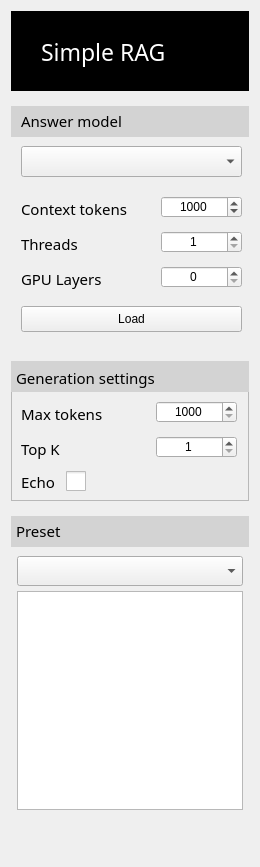
       <widget class="QFrame" name="LeftFrame">
        <property name="minimumSize">
         <size>
          <width>260</width>
          <height>0</height>
         </size>
        </property>
        <property name="maximumSize">
         <size>
          <width>260</width>
          <height>16777215</height>
         </size>
        </property>
        <property name="frameShape">
         <enum>QFrame::NoFrame</enum>
        </property>
        <layout class="QGridLayout" name="gridLayout_2">
         <item row="0" column="0">
          <layout class="QVBoxLayout" name="LeftFrameVerticalLayout">
           <property name="spacing">
            <number>15</number>
           </property>
           <item>
            <widget class="QFrame" name="LogoFrame">
             <property name="minimumSize">
              <size>
               <width>0</width>
               <height>80</height>
              </size>
             </property>
             <property name="maximumSize">
              <size>
               <width>16777215</width>
               <height>80</height>
              </size>
             </property>
             <property name="styleSheet">
              <string notr="true">QFrame {
	background-color : black;
	color : white;
}</string>
             </property>
             <property name="frameShape">
              <enum>QFrame::NoFrame</enum>
             </property>
             <widget class="QLabel" name="label_19">
              <property name="geometry">
               <rect>
                <x>30</x>
                <y>20</y>
                <width>181</width>
                <height>41</height>
               </rect>
              </property>
              <property name="font">
               <font>
                <family>Segoe UI Semibold</family>
                <pointsize>17</pointsize>
                <weight>50</weight>
                <italic>false</italic>
                <bold>false</bold>
               </font>
              </property>
              <property name="styleSheet">
               <string notr="true">font: regular &quot;Segoe UI Semibold&quot;;
    font-size: 17pt;</string>
              </property>
              <property name="text">
               <string>Simple RAG</string>
              </property>
             </widget>
            </widget>
           </item>
           <item>
            <widget class="QFrame" name="AnswerModelFrame">
             <property name="minimumSize">
              <size>
               <width>0</width>
               <height>240</height>
              </size>
             </property>
             <property name="maximumSize">
              <size>
               <width>16777215</width>
               <height>330</height>
              </size>
             </property>
             <property name="frameShape">
              <enum>QFrame::NoFrame</enum>
             </property>
             <widget class="QSpinBox" name="AnswerModelContextTokensSpinBox">
              <property name="geometry">
               <rect>
                <x>150</x>
                <y>90</y>
                <width>81</width>
                <height>22</height>
               </rect>
              </property>
              <property name="layoutDirection">
               <enum>Qt::LeftToRight</enum>
              </property>
              <property name="alignment">
               <set>Qt::AlignCenter</set>
              </property>
              <property name="minimum">
               <number>500</number>
              </property>
              <property name="maximum">
               <number>9000</number>
              </property>
              <property name="singleStep">
               <number>500</number>
              </property>
              <property name="value">
               <number>1000</number>
              </property>
             </widget>
             <widget class="QLabel" name="label_2">
              <property name="geometry">
               <rect>
                <x>10</x>
                <y>90</y>
                <width>111</width>
                <height>26</height>
               </rect>
              </property>
              <property name="font">
               <font>
                <family>Segoe UI Semibold</family>
                <pointsize>11</pointsize>
                <weight>50</weight>
                <italic>false</italic>
                <bold>false</bold>
               </font>
              </property>
              <property name="text">
               <string>Context tokens</string>
              </property>
             </widget>
             <widget class="QLabel" name="label_3">
              <property name="geometry">
               <rect>
                <x>10</x>
                <y>125</y>
                <width>111</width>
                <height>26</height>
               </rect>
              </property>
              <property name="font">
               <font>
                <family>Segoe UI Semibold</family>
                <pointsize>11</pointsize>
                <weight>50</weight>
                <italic>false</italic>
                <bold>false</bold>
               </font>
              </property>
              <property name="text">
               <string>Threads</string>
              </property>
             </widget>
             <widget class="QSpinBox" name="AnswerModelThreadsSpinBox">
              <property name="geometry">
               <rect>
                <x>150</x>
                <y>125</y>
                <width>81</width>
                <height>22</height>
               </rect>
              </property>
              <property name="alignment">
               <set>Qt::AlignCenter</set>
              </property>
              <property name="minimum">
               <number>1</number>
              </property>
              <property name="maximum">
               <number>128</number>
              </property>
             </widget>
             <widget class="QLabel" name="label_4">
              <property name="geometry">
               <rect>
                <x>10</x>
                <y>160</y>
                <width>111</width>
                <height>26</height>
               </rect>
              </property>
              <property name="font">
               <font>
                <family>Segoe UI Semibold</family>
                <pointsize>11</pointsize>
                <weight>50</weight>
                <italic>false</italic>
                <bold>false</bold>
               </font>
              </property>
              <property name="text">
               <string>GPU Layers</string>
              </property>
             </widget>
             <widget class="QSpinBox" name="AnswerModelGPULayersSpinBox">
              <property name="geometry">
               <rect>
                <x>150</x>
                <y>160</y>
                <width>81</width>
                <height>22</height>
               </rect>
              </property>
              <property name="alignment">
               <set>Qt::AlignCenter</set>
              </property>
              <property name="maximum">
               <number>100</number>
              </property>
             </widget>
             <widget class="QComboBox" name="AnswerModelComboBox">
              <property name="geometry">
               <rect>
                <x>10</x>
                <y>40</y>
                <width>221</width>
                <height>31</height>
               </rect>
              </property>
             </widget>
             <widget class="QPushButton" name="AnswerModelLoadPushButton">
              <property name="geometry">
               <rect>
                <x>10</x>
                <y>200</y>
                <width>221</width>
                <height>26</height>
               </rect>
              </property>
              <property name="text">
               <string>Load</string>
              </property>
             </widget>
             <widget class="QFrame" name="AnswerModelTitle">
              <property name="geometry">
               <rect>
                <x>0</x>
                <y>0</y>
                <width>241</width>
                <height>31</height>
               </rect>
              </property>
              <property name="minimumSize">
               <size>
                <width>0</width>
                <height>31</height>
               </size>
              </property>
              <property name="maximumSize">
               <size>
                <width>16777215</width>
                <height>31</height>
               </size>
              </property>
              <property name="styleSheet">
               <string notr="true">QFrame {
	border-radius : 0px;
	background-color : lightgray;
	color : black;
}</string>
              </property>
              <property name="frameShape">
               <enum>QFrame::NoFrame</enum>
              </property>
              <widget class="QLabel" name="label">
               <property name="geometry">
                <rect>
                 <x>10</x>
                 <y>-3</y>
                 <width>141</width>
                 <height>36</height>
                </rect>
               </property>
               <property name="font">
                <font>
                 <family>Segoe UI Semibold</family>
                 <pointsize>11</pointsize>
                 <weight>50</weight>
                 <italic>false</italic>
                 <bold>false</bold>
                </font>
               </property>
               <property name="text">
                <string>Answer model</string>
               </property>
              </widget>
             </widget>
            </widget>
           </item>
           <item>
            <widget class="QFrame" name="GenerationSettingsFrame">
             <property name="minimumSize">
              <size>
               <width>0</width>
               <height>140</height>
              </size>
             </property>
             <property name="frameShape">
              <enum>QFrame::StyledPanel</enum>
             </property>
             <property name="frameShadow">
              <enum>QFrame::Raised</enum>
             </property>
             <widget class="QFrame" name="GenerationSettingsTitle">
              <property name="geometry">
               <rect>
                <x>0</x>
                <y>0</y>
                <width>241</width>
                <height>31</height>
               </rect>
              </property>
              <property name="minimumSize">
               <size>
                <width>0</width>
                <height>31</height>
               </size>
              </property>
              <property name="maximumSize">
               <size>
                <width>16777215</width>
                <height>31</height>
               </size>
              </property>
              <property name="styleSheet">
               <string notr="true">QFrame {
	border-radius : 0px;
	background-color : lightgray;
	color : black;
}</string>
              </property>
              <property name="frameShape">
               <enum>QFrame::NoFrame</enum>
              </property>
              <widget class="QLabel" name="label_22">
               <property name="geometry">
                <rect>
                 <x>5</x>
                 <y>-1</y>
                 <width>181</width>
                 <height>36</height>
                </rect>
               </property>
               <property name="font">
                <font>
                 <family>Segoe UI Semibold</family>
                 <pointsize>11</pointsize>
                 <weight>50</weight>
                 <italic>false</italic>
                 <bold>false</bold>
                </font>
               </property>
               <property name="text">
                <string>Generation settings</string>
               </property>
              </widget>
             </widget>
             <widget class="QCheckBox" name="GenerationSettingsEchoCheckBox">
              <property name="geometry">
               <rect>
                <x>55</x>
                <y>110</y>
                <width>21</width>
                <height>21</height>
               </rect>
              </property>
              <property name="styleSheet">
               <string notr="true">QCheckBox::indicator {
    width: 20px;
    height: 20px;
}

QCheckBox::indicator:unchecked {
	image: url(:/icons/check-box-unchecked.png);
}

QCheckBox::indicator:unchecked:hover {
    image: url(:/icons/check-box-unchecked-pressed.png);
}

QCheckBox::indicator:unchecked:pressed {
    image: url(:/icons/check-box-unchecked-pressed.png);
}

QCheckBox::indicator:checked {
    image: url(:/icons/check-box-checked.png);
}

QCheckBox::indicator:checked:hover {
    image: url(:/icons/check-box-checked-pressed.png);
}

QCheckBox::indicator:checked:pressed {
    image: url(:/icons/check-box-checked-pressed.png);
}</string>
              </property>
              <property name="text">
               <string/>
              </property>
              <property name="checked">
               <bool>false</bool>
              </property>
              <property name="tristate">
               <bool>false</bool>
              </property>
             </widget>
             <widget class="QSpinBox" name="GenerationSettingsTopKSpinBox">
              <property name="geometry">
               <rect>
                <x>145</x>
                <y>75</y>
                <width>81</width>
                <height>22</height>
               </rect>
              </property>
              <property name="alignment">
               <set>Qt::AlignCenter</set>
              </property>
              <property name="minimum">
               <number>1</number>
              </property>
              <property name="maximum">
               <number>2</number>
              </property>
              <property name="singleStep">
               <number>1</number>
              </property>
             </widget>
             <widget class="QLabel" name="label_5">
              <property name="geometry">
               <rect>
                <x>10</x>
                <y>40</y>
                <width>111</width>
                <height>26</height>
               </rect>
              </property>
              <property name="font">
               <font>
                <family>Segoe UI Semibold</family>
                <pointsize>11</pointsize>
                <weight>50</weight>
                <italic>false</italic>
                <bold>false</bold>
               </font>
              </property>
              <property name="text">
               <string>Max tokens</string>
              </property>
             </widget>
             <widget class="QLabel" name="label_7">
              <property name="geometry">
               <rect>
                <x>10</x>
                <y>110</y>
                <width>46</width>
                <height>21</height>
               </rect>
              </property>
              <property name="font">
               <font>
                <family>Segoe UI Semibold</family>
                <pointsize>11</pointsize>
                <weight>50</weight>
                <italic>false</italic>
                <bold>false</bold>
               </font>
              </property>
              <property name="text">
               <string>Echo</string>
              </property>
             </widget>
             <widget class="QSpinBox" name="GenerationSettingsMaxTokensSpinBox">
              <property name="geometry">
               <rect>
                <x>145</x>
                <y>40</y>
                <width>81</width>
                <height>22</height>
               </rect>
              </property>
              <property name="alignment">
               <set>Qt::AlignCenter</set>
              </property>
              <property name="minimum">
               <number>1000</number>
              </property>
              <property name="maximum">
               <number>9999</number>
              </property>
              <property name="singleStep">
               <number>100</number>
              </property>
             </widget>
             <widget class="QLabel" name="label_6">
              <property name="geometry">
               <rect>
                <x>10</x>
                <y>75</y>
                <width>101</width>
                <height>26</height>
               </rect>
              </property>
              <property name="font">
               <font>
                <family>Segoe UI Semibold</family>
                <pointsize>11</pointsize>
                <weight>50</weight>
                <italic>false</italic>
                <bold>false</bold>
               </font>
              </property>
              <property name="text">
               <string>Top K</string>
              </property>
             </widget>
             <zorder>GenerationSettingsTitle</zorder>
             <zorder>GenerationSettingsTopKSpinBox</zorder>
             <zorder>label_5</zorder>
             <zorder>label_7</zorder>
             <zorder>GenerationSettingsMaxTokensSpinBox</zorder>
             <zorder>label_6</zorder>
             <zorder>GenerationSettingsEchoCheckBox</zorder>
            </widget>
           </item>
           <item>
            <widget class="QFrame" name="PresetFrame">
             <property name="minimumSize">
              <size>
               <width>0</width>
               <height>300</height>
              </size>
             </property>
             <property name="frameShape">
              <enum>QFrame::NoFrame</enum>
             </property>
             <layout class="QGridLayout" name="gridLayout_4">
              <property name="leftMargin">
               <number>0</number>
              </property>
              <property name="topMargin">
               <number>0</number>
              </property>
              <property name="rightMargin">
               <number>0</number>
              </property>
              <property name="bottomMargin">
               <number>0</number>
              </property>
              <property name="horizontalSpacing">
               <number>0</number>
              </property>
              <property name="verticalSpacing">
               <number>3</number>
              </property>
              <item row="0" column="0">
               <widget class="QFrame" name="PresetTitle">
                <property name="minimumSize">
                 <size>
                  <width>0</width>
                  <height>31</height>
                 </size>
                </property>
                <property name="maximumSize">
                 <size>
                  <width>16777215</width>
                  <height>31</height>
                 </size>
                </property>
                <property name="styleSheet">
                 <string notr="true">QFrame {
	border-radius : 0px;
	background-color : lightgray;
	color : black;
}</string>
                </property>
                <property name="frameShape">
                 <enum>QFrame::NoFrame</enum>
                </property>
                <widget class="QLabel" name="label_8">
                 <property name="geometry">
                  <rect>
                   <x>5</x>
                   <y>-1</y>
                   <width>181</width>
                   <height>31</height>
                  </rect>
                 </property>
                 <property name="font">
                  <font>
                   <family>Segoe UI Semibold</family>
                   <pointsize>11</pointsize>
                   <weight>50</weight>
                   <italic>false</italic>
                   <bold>false</bold>
                  </font>
                 </property>
                 <property name="text">
                  <string>Preset</string>
                 </property>
                </widget>
               </widget>
              </item>
              <item row="1" column="0">
               <layout class="QVBoxLayout" name="PresetVerticalLayout">
                <property name="leftMargin">
                 <number>6</number>
                </property>
                <property name="topMargin">
                 <number>6</number>
                </property>
                <property name="rightMargin">
                 <number>6</number>
                </property>
                <property name="bottomMargin">
                 <number>6</number>
                </property>
                <item>
                 <widget class="QComboBox" name="PresetComboBox">
                  <property name="minimumSize">
                   <size>
                    <width>0</width>
                    <height>30</height>
                   </size>
                  </property>
                  <property name="maximumSize">
                   <size>
                    <width>16777215</width>
                    <height>30</height>
                   </size>
                  </property>
                 </widget>
                </item>
                <item>
                 <spacer name="verticalSpacer_5">
                  <property name="orientation">
                   <enum>Qt::Vertical</enum>
                  </property>
                  <property name="sizeType">
                   <enum>QSizePolicy::Minimum</enum>
                  </property>
                  <property name="sizeHint" stdset="0">
                   <size>
                    <width>20</width>
                    <height>5</height>
                   </size>
                  </property>
                 </spacer>
                </item>
                <item>
                 <widget class="QTextEdit" name="PresetTextEdit">
                  <property name="font">
                   <font>
                    <family>Segoe UI Semibold</family>
                    <pointsize>11</pointsize>
                    <weight>50</weight>
                    <italic>false</italic>
                    <bold>false</bold>
                   </font>
                  </property>
                 </widget>
                </item>
               </layout>
              </item>
             </layout>
            </widget>
           </item>
           <item>
            <spacer name="verticalSpacer">
             <property name="orientation">
              <enum>Qt::Vertical</enum>
             </property>
             <property name="sizeHint" stdset="0">
              <size>
               <width>20</width>
               <height>40</height>
              </size>
             </property>
            </spacer>
           </item>
          </layout>
         </item>
        </layout>
       </widget>
